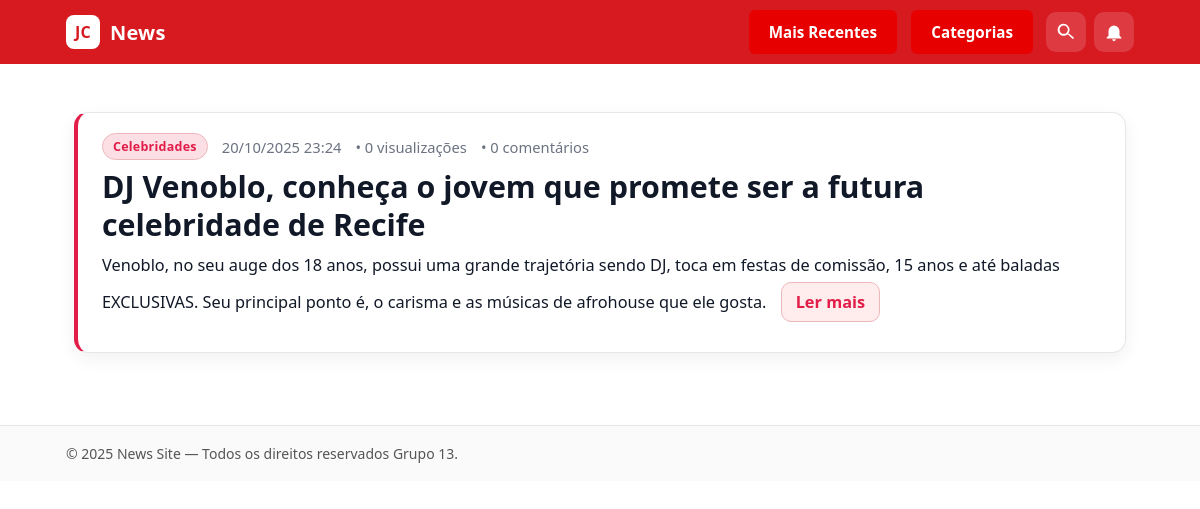
The app's page /, older data.
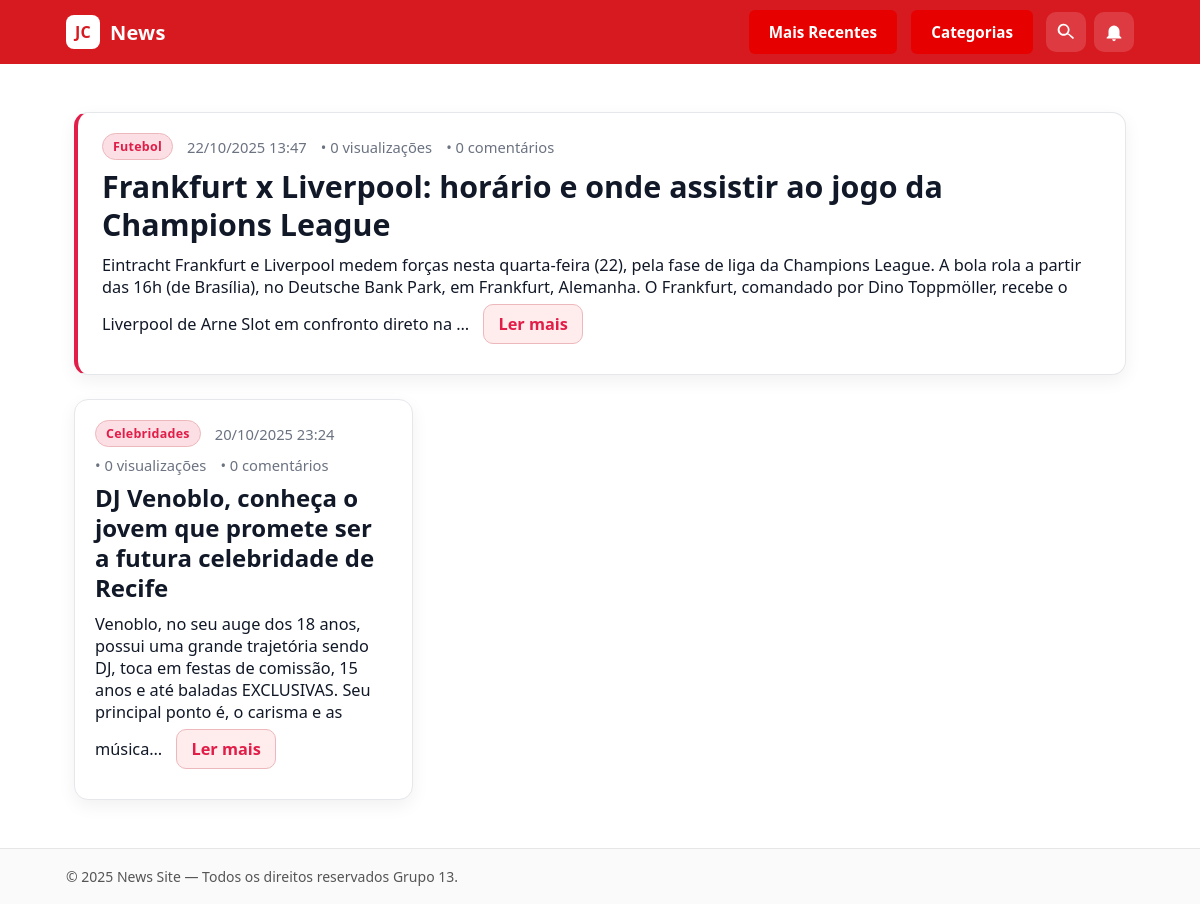
The same page, newer data.
### app1/models.py (models this page shows, shortened)
class Noticia(models.Model):
	titulo = models.CharField(max_length=255)
	conteudo = models.TextField()
	data_publicacao = models.DateTimeField(auto_now_add=True)
	categoria = models.ForeignKey(Categoria, on_delete=models.SET_NULL, null=True, blank=True, related_name='noticias')
	visualizacoes = models.PositiveIntegerField(default=0)  # Para "mais lidas"

class Categoria(models.Model):
	nome = models.CharField(max_length=100, unique=True)

### app1/views.py (the view)
# urls.py: path("", HomeView.as_view(), name="home"),
class HomeView(View):
    def get(self, request):
        noticias = Noticia.objects.order_by('-data_publicacao')
        context = {"form": SubscriptionForm(), 'noticias': noticias}
        return render(request, "app1/home.html", context)

### app1/templates/app1/home.html (shortened to what this page needs)
{% extends 'app1/base.html' %}
{% load static %}
{% block content %}
  <link rel="stylesheet" href="{% static 'app1/css/news.css' %}">
  <section class="container">
    {% if query %}
      <h1>Resultados para “{{ query }}”</h1>
      {% if results and results|length %}
        <ul>
          {% for r in results %}
            <li>{{ r }}</li>
          {% endfor %}
        </ul>
      {% else %}
        <p>Nenhum resultado encontrado.</p>
      {% endif %}
    {% else %}
      {% if noticias %}
        {% with noticia_principal=noticias.0 %}
          <article class="noticia noticia--principal" id="noticia-{{ noticia_principal.id }}">
            <header class="noticia__cabecalho">
              {% if noticia_principal.categoria %}
                <span class="noticia__categoria">{{ noticia_principal.categoria.nome }}</span>
              {% endif %}
              <time datetime="{{ noticia_principal.data_publicacao|date:'c' }}">
                {{ noticia_principal.data_publicacao|date:"d/m/Y H:i" }}
              </time>
              <span>• {{ noticia_principal.visualizacoes }} visualizações</span>
              <span>• {{ noticia_principal.comentarios.count }} comentários</span>
            </header>
            <h2 class="noticia__titulo">{{ noticia_principal.titulo }}</h2>
            <div class="noticia__conteudo">
              {{ noticia_principal.conteudo|truncatechars:300 }}
              <a class= "ler__mais" href="{% url 'app1:detalhe_noticia' noticia_principal.pk %}">Ler mais</a>
            </div>
          </article>
        {% endwith %}
        <section class="grid-noticias" aria-label="Mais notícias">
          {% for noticia in noticias|slice:"1:" %}
            <article class="noticia" id="noticia-{{ noticia.id }}">
              <header class="noticia__cabecalho">
                {% if noticia.categoria %}
                  <span class="noticia__categoria">{{ noticia.categoria.nome }}</span>
                {% endif %}
                <time datetime="{{ noticia.data_publicacao|date:'c' }}">
                  {{ noticia.data_publicacao|date:"d/m/Y H:i" }}
                </time>
                <span>• {{ noticia.visualizacoes }} visualizações</span>
                <span>• {{ noticia.comentarios.count }} comentários</span>
              </header>
              <h3 class="noticia__titulo">{{ noticia.titulo }}</h3>
              <div class="noticia__conteudo">
                {{ noticia.conteudo|truncatechars:180 }}
                <a class= "ler__mais" href="{% url 'app1:detalhe_noticia' noticia.pk %}">Ler mais</a>
              </div>
            </article>
          {% endfor %}
        </section>
      {% else %}
        <h1>Bem-vindo ao site do Jc desenvolvido pelo grupo 13</h1>
        <p>Assim que os models de notícia estiverem prontos, listaremos aqui.</p>
      {% endif %}
    {% endif %}
  </section>
{% endblock %}

Row changes from the older to the newer data that the page shows:
added Noticia: categoria.nome "Futebol", data_publicacao "22/10/2025 13:47", visualizacoes "0", comentarios.count "0", titulo "Frankfurt x Liverpool: horário e onde assistir ao jogo da Champions League", conteudo "Eintracht Frankfurt e Liverpool medem forças nesta quarta-feira (22), pela fase de liga da Champions League. A bola rola a partir das 16h (de Brasília), no Deutsche Bank Park, em Frankfurt, Alemanha. O Frankfurt, comandado por Dino Toppmöller, recebe o Liverpool de Arne Slot em confronto direto na …"
now on one of the page's lists (row unchanged): Noticia: categoria.nome "Celebridades", data_publicacao "20/10/2025 23:24", visualizacoes "0", comentarios.count "0", titulo "DJ Venoblo, conheça o jovem que promete ser a futura celebridade de Recife", conteudo "Venoblo, no seu auge dos 18 anos, possui uma grande trajetória sendo DJ, toca em festas de comissão, 15 anos e até baladas EXCLUSIVAS. Seu principal ponto é, o carisma e as música…"
Text that changed along with them:
{{ noticia_principal.categoria.nome }}: "Celebridades" → "Futebol"
{{ noticia_principal.data_publicacao|date:"d/m/Y H:i" }}: "20/10/2025 23:24" → "22/10/2025 13:47"
{{ noticia_principal.titulo }}: "DJ Venoblo, conheça o jovem que promete ser a futura celebridade de Recife" → "Frankfurt x Liverpool: horário e onde assistir ao jogo da Champions League"
{{ noticia_principal.conteudo|truncatechars:300 }}: "Venoblo, no seu auge dos 18 anos, possui uma grande trajetória sendo DJ, toca em festas de comissão, 15 anos e até baladas EXCLUSIVAS. Seu principal ponto é, o carisma e as músicas de afrohouse que ele gosta." → "Eintracht Frankfurt e Liverpool medem forças nesta quarta-feira (22), pela fase de liga da Champions League. A bola rola a partir das 16h (de Brasília), no Deutsche Bank Park, em Frankfurt, Alemanha. O Frankfurt, comandado por Dino Toppmöller, recebe o Liverpool de Arne Slot em confronto direto na …"
